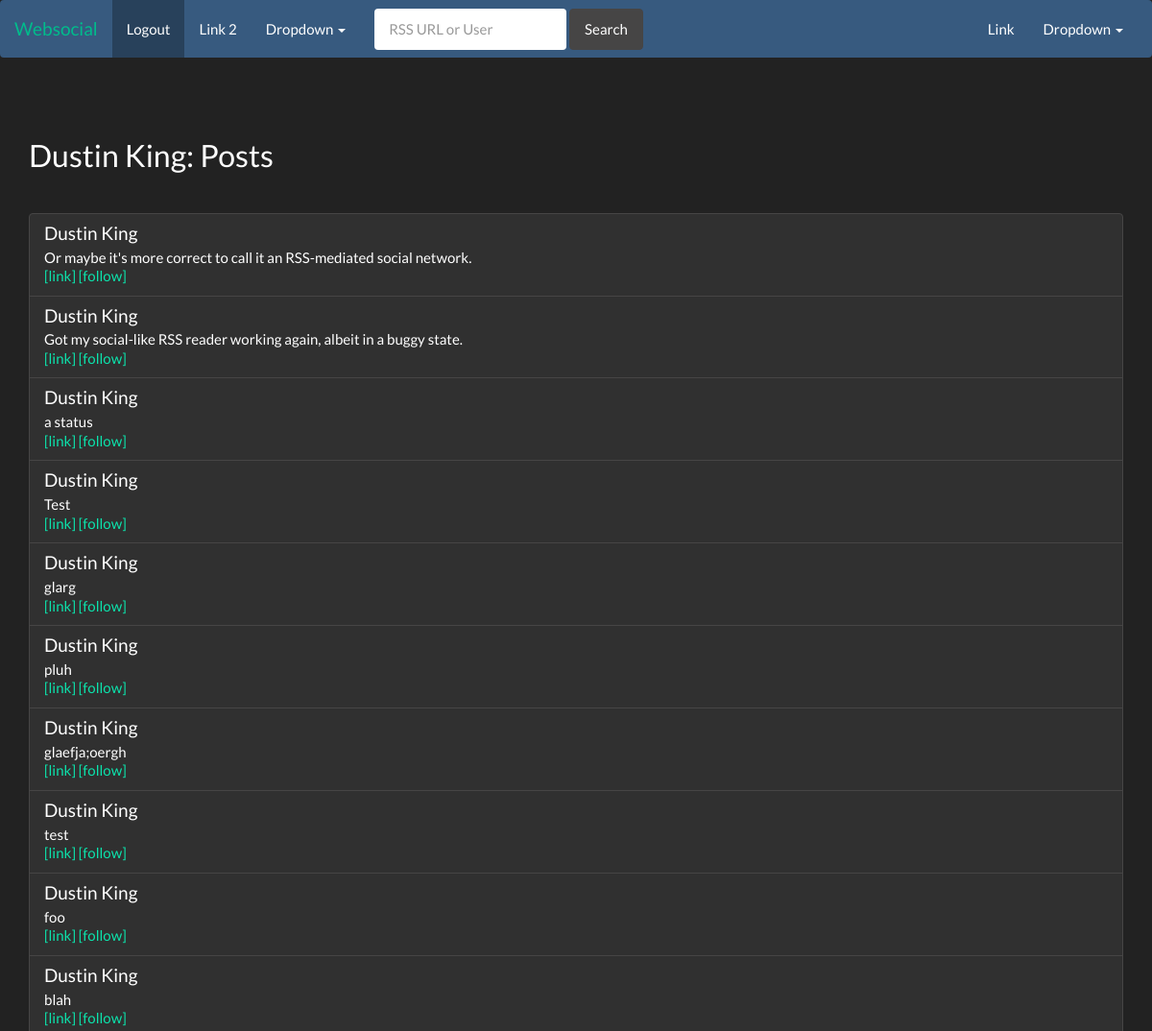
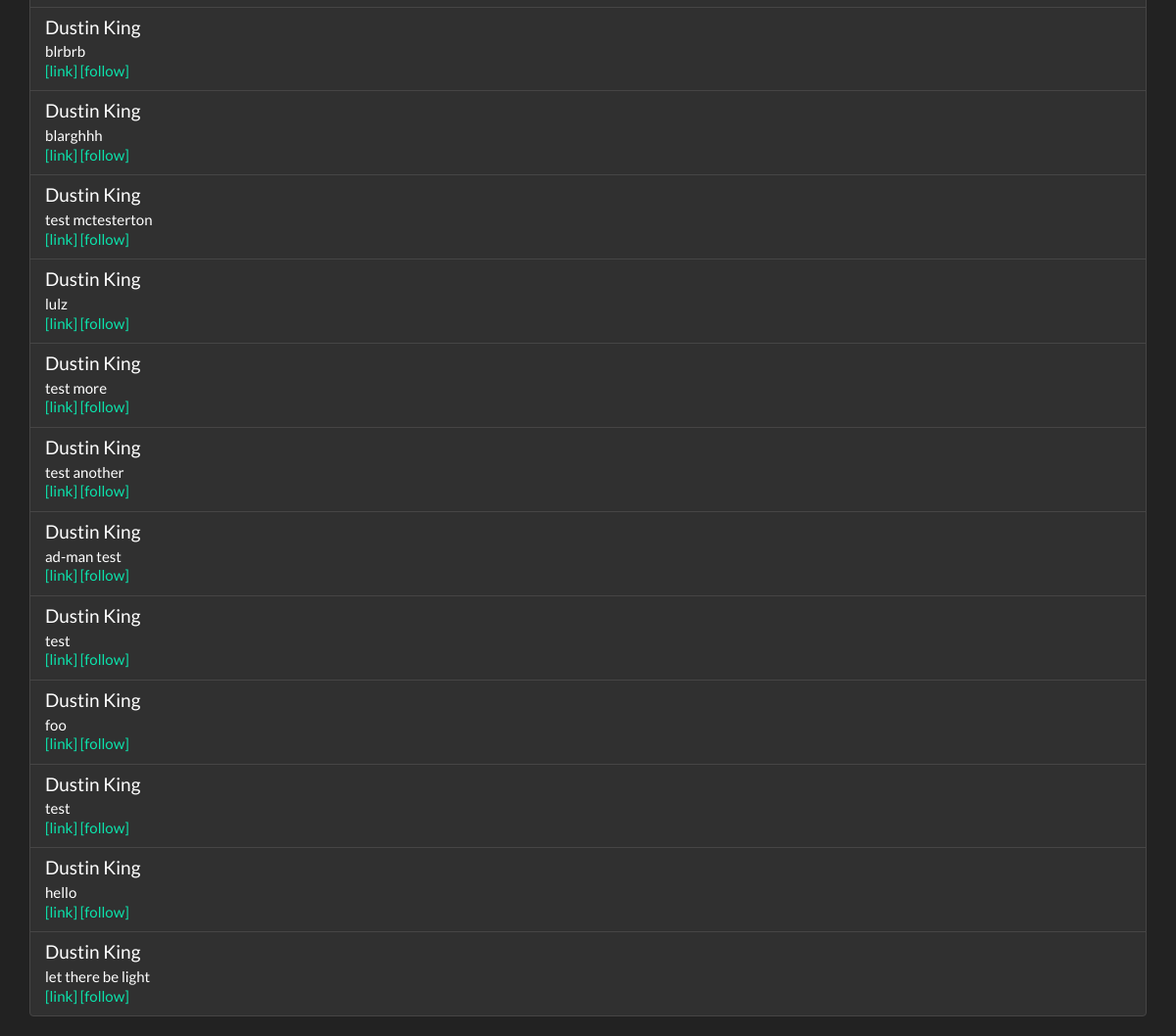
The page /user/1/ on the database its author committed (2 pictures, top to bottom).
### websocial/models.py (models this page shows, shortened)
class Status(models.Model):
    user = models.ForeignKey(User, null=False, on_delete=models.CASCADE)
    url = models.URLField(max_length=256, null=True, blank=True)
    text = models.TextField()
    re_status = models.ForeignKey('Status', related_name='re', null=True, blank=True, on_delete=models.SET_NULL)
    shares_status = models.ForeignKey('Status', related_name='shares', null=True, blank=True, on_delete=models.SET_NULL)
    pub_date = models.DateTimeField(null=False)
    remote = models.BooleanField(null=False, default=False)
    class Meta:
        ordering = ['-pub_date']

class User(models.Model):
    nick = models.CharField(max_length=30, null=False, unique=True)
    url = models.URLField(max_length=256, null=True, blank=True)
    name = models.CharField(max_length=50, null=True, blank=True)
    local_user = models.ForeignKey(LocalUser, null=True, blank=True, on_delete=models.CASCADE)
    email = models.EmailField(max_length=254, null=True, blank=True)
    remote = models.BooleanField(null=False, default=False)
    following = models.ManyToManyField('User', symmetrical=False, null=True, blank=True)

### websocial/views.py (the view)
# urls.py: url(r'^user/(?P<user_id>\d+)/$', views.user_statuses),
def user_statuses(request, user_id):
    user = User.objects.get(pk=int(user_id))
    title = "%s: Posts" % user.name
    entries = user.status_set.all()[:100]
    logged_in_user = _logged_in_user(request)
    if logged_in_user:
        logged_in_id = logged_in_user.id
    else:
        logged_in_id = None
    return HttpResponse(render(request, 'websocial/timeline.html', {
        'title': title,
        'entries': entries,
        'user_id': logged_in_id,
        'poll_url': '/user/%d/status/json/' % user.id}))

### websocial/views.py (called while the page is built)
def _logged_in_user(request):
    if not request.user.is_authenticated:
        return None
    return User.objects.get(local_user=request.user)

### templates/websocial/timeline.html (shortened to what this page needs)
{% extends 'websocial/base.html' %}
{% block body %}
<div class="page-header">
    <h2>{{title}}</h2>
</div>
<div class="list-group" id="timeline">
{% for entry in entries %}
    <div class="list-group-item" id="status{{entry.id}}">
    <h4 class="list-group-item-heading">{{ entry.user.name }}</h4>
    <p class="list-group-item-text">{{entry.text}}</p>
    <p class="list-group-item-text">
        <a href="{{ entry.url }}">[link]</a>
	<a href="#" id="toggleFollow{{entry.user.id}}" user_id="{{entry.user.id}}">[follow]</a>
    </p>
    </div>
{% endfor %}
</div>
{% endblock %}

### rows shown on the page
Status: user.name "Dustin King", text "Or maybe it's more correct to call it an RSS-mediated social network."
Status: user.name "Dustin King", text "Got my social-like RSS reader working again, albeit in a buggy state."
Status: user.name "Dustin King", text "a status"
Status: user.name "Dustin King", text "Test"
Status: user.name "Dustin King", text "glarg"
Status: user.name "Dustin King", text "pluh"
Status: user.name "Dustin King", text "glaefja;oergh"
Status: user.name "Dustin King", text "test"
Status: user.name "Dustin King", text "foo"
Status: user.name "Dustin King", text "blah"
Status: user.name "Dustin King", text "blrbrb"
Status: user.name "Dustin King", text "blarghhh"
Status: user.name "Dustin King", text "test mctesterton"
Status: user.name "Dustin King", text "lulz"
Status: user.name "Dustin King", text "test more"
Status: user.name "Dustin King", text "test another"
Status: user.name "Dustin King", text "ad-man test"
Status: user.name "Dustin King", text "test"
Status: user.name "Dustin King", text "foo"
Status: user.name "Dustin King", text "test"
Status: user.name "Dustin King", text "hello"
Status: user.name "Dustin King", text "let there be light"

### other values the page prints
{{ title }} "Dustin King: Posts"
